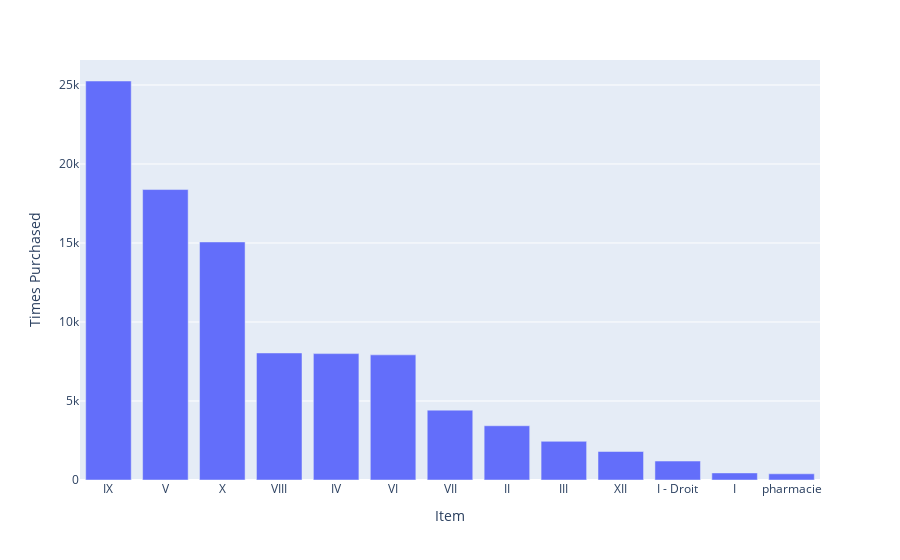

Source (notebook cell):
### Code cell
fig = px.bar(df['disc1.rec.lev1'].value_counts(), x=df['disc1.rec.lev1'].value_counts().index,y=df['disc1.rec.lev1'].value_counts().values)
fig.update_layout(xaxis_title='Item', yaxis_title='Times Purchased')
fig.show()

### Figure 1 — Plotly figure (JSON) as saved in the notebook; plotly's stock layout.template omitted (floating-point values rounded to 4 significant figures)
{"data": [{"alignmentgroup": "True", "hovertemplate": "x=%{x}<br>y=%{y}<extra></extra>", "legendgroup": "", "marker": {"color": "#636efa", "pattern": {"shape": ""}}, "name": "", "offsetgroup": "", "orientation": "v", "showlegend": false, "textposition": "auto", "type": "bar", "x": ["IX", "V", "X", "VIII", "IV", "VI", "VII", "II", "III", "XII", "I - Droit", "I", "pharmacie"], "xaxis": "x", "y": [25252, 18382, 15066, 8040, 7999, 7919, 4421, 3433, 2447, 1803, 1199, 449, 392], "yaxis": "y"}], "layout": {"barmode": "relative", "legend": {"tracegroupgap": 0}, "margin": {"t": 60}, "xaxis": {"anchor": "y", "domain": [0, 1], "title": {"text": "Item"}}, "yaxis": {"anchor": "x", "domain": [0, 1], "title": {"text": "Times Purchased"}}}}
